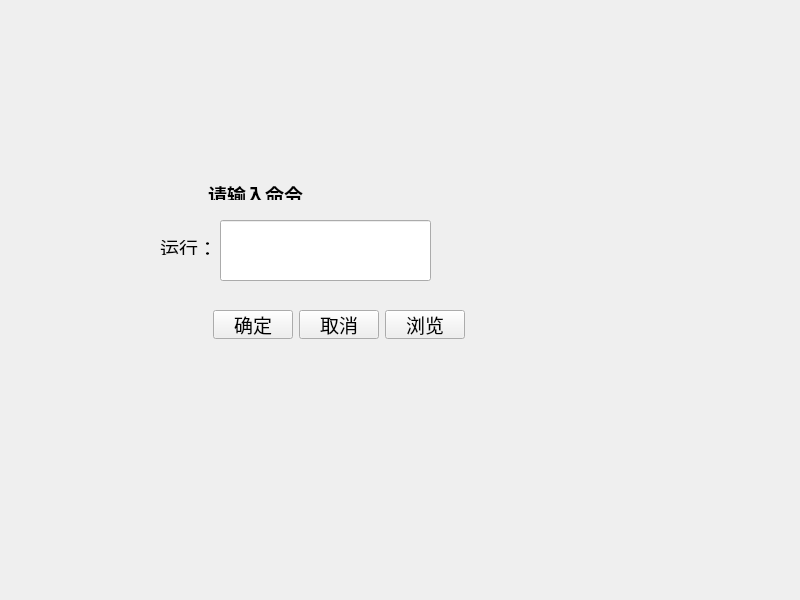
<?xml version="1.0" encoding="UTF-8"?>
<ui version="4.0">
 <class>Widget</class>
 <widget class="QWidget" name="Widget">
  <property name="geometry">
   <rect>
    <x>0</x>
    <y>0</y>
    <width>800</width>
    <height>600</height>
   </rect>
  </property>
  <property name="font">
   <font>
    <family>黑体</family>
    <pointsize>14</pointsize>
   </font>
  </property>
  <property name="windowTitle">
   <string>Widget</string>
  </property>
  <widget class="QLabel" name="label">
   <property name="geometry">
    <rect>
     <x>180</x>
     <y>180</y>
     <width>151</width>
     <height>20</height>
    </rect>
   </property>
   <property name="text">
    <string>&lt;html&gt;&lt;head/&gt;&lt;body&gt;&lt;p align=&quot;center&quot;&gt;&lt;span style=&quot; font-weight:700;&quot;&gt;请输入命令&lt;/span&gt;&lt;/p&gt;&lt;/body&gt;&lt;/html&gt;</string>
   </property>
  </widget>
  <widget class="QLabel" name="label_2">
   <property name="geometry">
    <rect>
     <x>160</x>
     <y>240</y>
     <width>53</width>
     <height>15</height>
    </rect>
   </property>
   <property name="text">
    <string>运行：</string>
   </property>
  </widget>
  <widget class="QLineEdit" name="cmdLineEdit">
   <property name="geometry">
    <rect>
     <x>220</x>
     <y>220</y>
     <width>211</width>
     <height>61</height>
    </rect>
   </property>
  </widget>
  <widget class="QWidget" name="">
   <property name="geometry">
    <rect>
     <x>164</x>
     <y>310</y>
     <width>301</width>
     <height>29</height>
    </rect>
   </property>
   <layout class="QHBoxLayout" name="horizontalLayout" stretch="1,1,1,1">
    <item>
     <spacer name="horizontalSpacer">
      <property name="orientation">
       <enum>Qt::Horizontal</enum>
      </property>
      <property name="sizeHint" stdset="0">
       <size>
        <width>40</width>
        <height>20</height>
       </size>
      </property>
     </spacer>
    </item>
    <item>
     <widget class="QPushButton" name="commitButton">
      <property name="text">
       <string>确定</string>
      </property>
     </widget>
    </item>
    <item>
     <widget class="QPushButton" name="cancelButton">
      <property name="text">
       <string>取消</string>
      </property>
     </widget>
    </item>
    <item>
     <widget class="QPushButton" name="browserButton">
      <property name="text">
       <string>浏览</string>
      </property>
     </widget>
    </item>
   </layout>
  </widget>
 </widget>
 <resources/>
 <connections/>
</ui>
